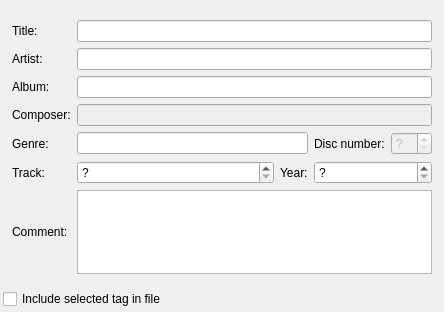
<?xml version="1.0" encoding="UTF-8"?>
<ui version="4.0">
 <class>TagEditor</class>
 <widget class="QWidget" name="TagEditor">
  <property name="geometry">
   <rect>
    <x>0</x>
    <y>0</y>
    <width>444</width>
    <height>312</height>
   </rect>
  </property>
  <property name="windowTitle">
   <string>Tag Editor</string>
  </property>
  <layout class="QVBoxLayout" name="verticalLayout">
   <property name="leftMargin">
    <number>3</number>
   </property>
   <property name="rightMargin">
    <number>3</number>
   </property>
   <property name="bottomMargin">
    <number>3</number>
   </property>
   <item>
    <widget class="QWidget" name="tagWidget" native="true">
     <layout class="QGridLayout" name="gridLayout">
      <item row="0" column="0">
       <widget class="QLabel" name="label_47">
        <property name="sizePolicy">
         <sizepolicy hsizetype="Preferred" vsizetype="Preferred">
          <horstretch>0</horstretch>
          <verstretch>0</verstretch>
         </sizepolicy>
        </property>
        <property name="text">
         <string>Title:</string>
        </property>
        <property name="alignment">
         <set>Qt::AlignLeading|Qt::AlignLeft|Qt::AlignVCenter</set>
        </property>
       </widget>
      </item>
      <item row="0" column="1" colspan="4">
       <widget class="QLineEdit" name="titleLineEdit">
        <property name="sizePolicy">
         <sizepolicy hsizetype="Expanding" vsizetype="Fixed">
          <horstretch>0</horstretch>
          <verstretch>0</verstretch>
         </sizepolicy>
        </property>
       </widget>
      </item>
      <item row="1" column="0">
       <widget class="QLabel" name="label_43">
        <property name="sizePolicy">
         <sizepolicy hsizetype="Preferred" vsizetype="Preferred">
          <horstretch>0</horstretch>
          <verstretch>0</verstretch>
         </sizepolicy>
        </property>
        <property name="text">
         <string>Artist:</string>
        </property>
        <property name="alignment">
         <set>Qt::AlignLeading|Qt::AlignLeft|Qt::AlignVCenter</set>
        </property>
       </widget>
      </item>
      <item row="1" column="1" colspan="4">
       <widget class="QLineEdit" name="artistLineEdit">
        <property name="sizePolicy">
         <sizepolicy hsizetype="Expanding" vsizetype="Fixed">
          <horstretch>0</horstretch>
          <verstretch>0</verstretch>
         </sizepolicy>
        </property>
       </widget>
      </item>
      <item row="2" column="0">
       <widget class="QLabel" name="label_45">
        <property name="sizePolicy">
         <sizepolicy hsizetype="Preferred" vsizetype="Preferred">
          <horstretch>0</horstretch>
          <verstretch>0</verstretch>
         </sizepolicy>
        </property>
        <property name="text">
         <string>Album:</string>
        </property>
        <property name="alignment">
         <set>Qt::AlignLeading|Qt::AlignLeft|Qt::AlignVCenter</set>
        </property>
       </widget>
      </item>
      <item row="2" column="1" colspan="4">
       <widget class="QLineEdit" name="albumLineEdit">
        <property name="sizePolicy">
         <sizepolicy hsizetype="Expanding" vsizetype="Fixed">
          <horstretch>0</horstretch>
          <verstretch>0</verstretch>
         </sizepolicy>
        </property>
        <property name="text">
         <string/>
        </property>
       </widget>
      </item>
      <item row="3" column="0">
       <widget class="QLabel" name="label_8">
        <property name="text">
         <string>Composer:</string>
        </property>
       </widget>
      </item>
      <item row="3" column="1" colspan="4">
       <widget class="QLineEdit" name="composerLineEdit">
        <property name="enabled">
         <bool>false</bool>
        </property>
       </widget>
      </item>
      <item row="4" column="0">
       <widget class="QLabel" name="label_46">
        <property name="sizePolicy">
         <sizepolicy hsizetype="Preferred" vsizetype="Preferred">
          <horstretch>0</horstretch>
          <verstretch>0</verstretch>
         </sizepolicy>
        </property>
        <property name="text">
         <string>Genre:</string>
        </property>
        <property name="alignment">
         <set>Qt::AlignLeading|Qt::AlignLeft|Qt::AlignVCenter</set>
        </property>
       </widget>
      </item>
      <item row="4" column="1" colspan="2">
       <widget class="QLineEdit" name="genreLineEdit">
        <property name="sizePolicy">
         <sizepolicy hsizetype="Expanding" vsizetype="Fixed">
          <horstretch>0</horstretch>
          <verstretch>0</verstretch>
         </sizepolicy>
        </property>
       </widget>
      </item>
      <item row="4" column="3">
       <widget class="QLabel" name="label_11">
        <property name="sizePolicy">
         <sizepolicy hsizetype="Preferred" vsizetype="Preferred">
          <horstretch>0</horstretch>
          <verstretch>0</verstretch>
         </sizepolicy>
        </property>
        <property name="text">
         <string>Disc number:</string>
        </property>
       </widget>
      </item>
      <item row="4" column="4">
       <widget class="QSpinBox" name="discSpinBox">
        <property name="enabled">
         <bool>false</bool>
        </property>
        <property name="specialValueText">
         <string>?</string>
        </property>
       </widget>
      </item>
      <item row="8" column="0">
       <widget class="QLabel" name="label_48">
        <property name="sizePolicy">
         <sizepolicy hsizetype="Preferred" vsizetype="Expanding">
          <horstretch>0</horstretch>
          <verstretch>0</verstretch>
         </sizepolicy>
        </property>
        <property name="text">
         <string>Comment:</string>
        </property>
        <property name="alignment">
         <set>Qt::AlignLeading|Qt::AlignLeft|Qt::AlignVCenter</set>
        </property>
       </widget>
      </item>
      <item row="8" column="1" colspan="4">
       <widget class="QTextBrowser" name="commentBrowser">
        <property name="enabled">
         <bool>true</bool>
        </property>
        <property name="sizePolicy">
         <sizepolicy hsizetype="Expanding" vsizetype="Preferred">
          <horstretch>0</horstretch>
          <verstretch>0</verstretch>
         </sizepolicy>
        </property>
        <property name="readOnly">
         <bool>false</bool>
        </property>
        <property name="html">
         <string>&lt;!DOCTYPE HTML PUBLIC &quot;-//W3C//DTD HTML 4.0//EN&quot; &quot;http://www.w3.org/TR/REC-html40/strict.dtd&quot;&gt;
&lt;html&gt;&lt;head&gt;&lt;meta name=&quot;qrichtext&quot; content=&quot;1&quot; /&gt;&lt;style type=&quot;text/css&quot;&gt;
p, li { white-space: pre-wrap; }
&lt;/style&gt;&lt;/head&gt;&lt;body style=&quot; font-family:'Arial'; font-size:10pt; font-weight:400; font-style:normal;&quot;&gt;
&lt;p style=&quot;-qt-paragraph-type:empty; margin-top:0px; margin-bottom:0px; margin-left:0px; margin-right:0px; -qt-block-indent:0; text-indent:0px;&quot;&gt;&lt;/p&gt;&lt;/body&gt;&lt;/html&gt;</string>
        </property>
       </widget>
      </item>
      <item row="5" column="1">
       <widget class="QSpinBox" name="trackSpinBox">
        <property name="enabled">
         <bool>true</bool>
        </property>
        <property name="sizePolicy">
         <sizepolicy hsizetype="Expanding" vsizetype="Fixed">
          <horstretch>0</horstretch>
          <verstretch>0</verstretch>
         </sizepolicy>
        </property>
        <property name="specialValueText">
         <string>?</string>
        </property>
       </widget>
      </item>
      <item row="5" column="3" colspan="2">
       <widget class="QSpinBox" name="yearSpinBox">
        <property name="enabled">
         <bool>true</bool>
        </property>
        <property name="sizePolicy">
         <sizepolicy hsizetype="Expanding" vsizetype="Fixed">
          <horstretch>0</horstretch>
          <verstretch>0</verstretch>
         </sizepolicy>
        </property>
        <property name="specialValueText">
         <string>?</string>
        </property>
        <property name="suffix">
         <string/>
        </property>
        <property name="maximum">
         <number>2015</number>
        </property>
       </widget>
      </item>
      <item row="5" column="2">
       <widget class="QLabel" name="label_44">
        <property name="sizePolicy">
         <sizepolicy hsizetype="Preferred" vsizetype="Preferred">
          <horstretch>0</horstretch>
          <verstretch>0</verstretch>
         </sizepolicy>
        </property>
        <property name="text">
         <string>Year:</string>
        </property>
        <property name="alignment">
         <set>Qt::AlignLeading|Qt::AlignLeft|Qt::AlignVCenter</set>
        </property>
       </widget>
      </item>
      <item row="5" column="0">
       <widget class="QLabel" name="label_42">
        <property name="sizePolicy">
         <sizepolicy hsizetype="Preferred" vsizetype="Preferred">
          <horstretch>0</horstretch>
          <verstretch>0</verstretch>
         </sizepolicy>
        </property>
        <property name="text">
         <string>Track:</string>
        </property>
        <property name="alignment">
         <set>Qt::AlignLeading|Qt::AlignLeft|Qt::AlignVCenter</set>
        </property>
       </widget>
      </item>
     </layout>
    </widget>
   </item>
   <item>
    <widget class="QCheckBox" name="useCheckBox">
     <property name="text">
      <string>Include selected tag in file</string>
     </property>
    </widget>
   </item>
  </layout>
 </widget>
 <resources/>
 <connections>
  <connection>
   <sender>useCheckBox</sender>
   <signal>clicked(bool)</signal>
   <receiver>tagWidget</receiver>
   <slot>setEnabled(bool)</slot>
   <hints>
    <hint type="sourcelabel">
     <x>56</x>
     <y>296</y>
    </hint>
    <hint type="destinationlabel">
     <x>8</x>
     <y>277</y>
    </hint>
   </hints>
  </connection>
 </connections>
</ui>
